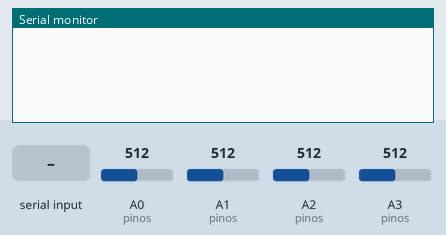
Simulated run of this program. Board: Arduino Leonardo, built with avr-gcc and run on an emulated ATmega32U4. On the bench: the last lines printed to the serial monitor. Inputs (shaded band) come from the test bench; at power-on: A0 (pinos) = 512, A1 (pinos) = 512, A2 (pinos) = 512, A3 (pinos) = 512. USB keyboard and mouse output is not drawn.

Above: at 1.2 s.
1.3 s: "config\n" received over Serial
At 1.37 s:
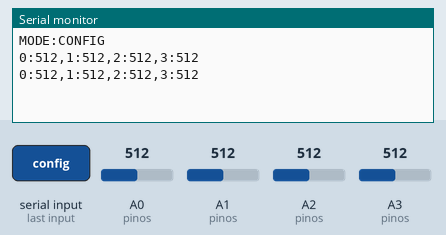
2.8 s: "play\n" received over Serial
At 4.0 s:
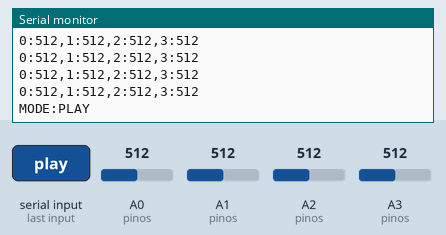
4.3 s: "t90\n" received over Serial
At 5.2 s:
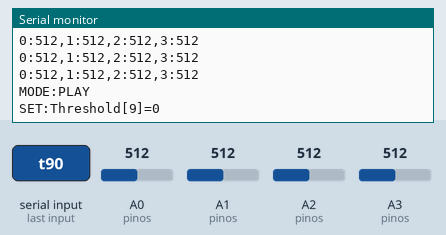
5.8 s: "d90\n" received over Serial
At 6.3 s:
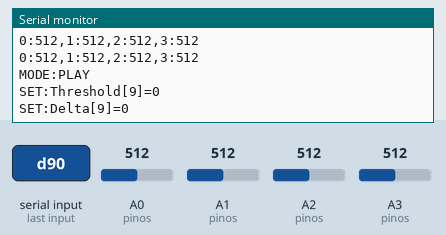
7.3 s: "c 90\n" received over Serial
At 8.7 s:
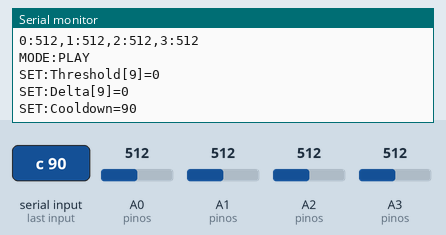

Measured:
- after the input at 1.3 s, the serial monitor: prints a new line at once (image 1)
- after the input at 2.8 s, the serial monitor: prints a new line at once (image 2)
- after the input at 4.3 s, the serial monitor: prints a new line at once (image 3)
- after the input at 5.8 s, the serial monitor: prints a new line at once (image 4)
- after the input at 7.3 s, the serial monitor: prints a new line at once (image 5)

The program:

main.cpp
```cpp
#include <Arduino.h>
#include <Keyboard.h>

const int DON_ESQ = A0;
const int KA_ESQ  = A1;
const int DON_DIR = A2;
const int KA_DIR  = A3;

const int pinos[4] = { DON_ESQ, KA_ESQ, DON_DIR, KA_DIR };
const char teclas[4] = { 'f', 'd', 'j', 'k' };

int threshold[4] = { 100, 180, 170, 180 };
int deltaMin[4]  = { 25,  25,  25,  25  };

unsigned long cooldown = 70;
unsigned long lastHit[4] = {0,0,0,0};
int lastValue[4] = {0,0,0,0};

bool configMode = false;

void processSerial() {
  if (Serial.available() > 0) {
    String cmd = Serial.readStringUntil('\n');
    cmd.trim();

    if (cmd == "config") { configMode = true; Serial.println("MODE:CONFIG"); }
    else if (cmd == "play") { configMode = false; Serial.println("MODE:PLAY"); }

    else if (cmd.startsWith("t")) {
      int sensor = cmd.substring(1,2).toInt();
      int val = cmd.substring(3).toInt();
      if(sensor >=0 && sensor <4) threshold[sensor] = val;
      Serial.print("SET:Threshold["); Serial.print(sensor); Serial.print("]="); Serial.println(val);
    }
    else if (cmd.startsWith("d")) {
      int sensor = cmd.substring(1,2).toInt();
      int val = cmd.substring(3).toInt();
      if(sensor >=0 && sensor <4) deltaMin[sensor] = val;
      Serial.print("SET:Delta["); Serial.print(sensor); Serial.print("]="); Serial.println(val);
    }
    else if (cmd.startsWith("c ")) {
      cooldown = cmd.substring(2).toInt();
      Serial.print("SET:Cooldown="); Serial.println(cooldown);
    }
  }
}

void loopGame() {
  unsigned long now = millis();

  for (int i = 0; i < 4; i++) {
    int v  = analogRead(pinos[i]);
    int dv = v - lastValue[i];

    if (dv > deltaMin[i] &&
        v > threshold[i] &&
        now - lastHit[i] > cooldown) {

      Keyboard.press(teclas[i]);
      delay(20);
      Keyboard.release(teclas[i]);

      lastHit[i] = now;
    }

    lastValue[i] = v;
  }

  delay(1);
}

void loopConfig() {
  static unsigned long lastPrint = 0;
  if (millis() - lastPrint > 50) {
    for(int i=0; i<4; i++) {
      Serial.print(i); Serial.print(":"); Serial.print(analogRead(pinos[i]));
      if(i<3) Serial.print(",");
    }
    Serial.println();
    lastPrint = millis();
  }
  return;
}

void setup() {
  Serial.begin(115200);
  Keyboard.begin();

  for (int i = 0; i < 4; i++) {
    lastValue[i] = analogRead(pinos[i]);
  }
}

void loop() {
  processSerial();

  if (configMode) {
    loopConfig();
  }

  loopGame();

}
```
